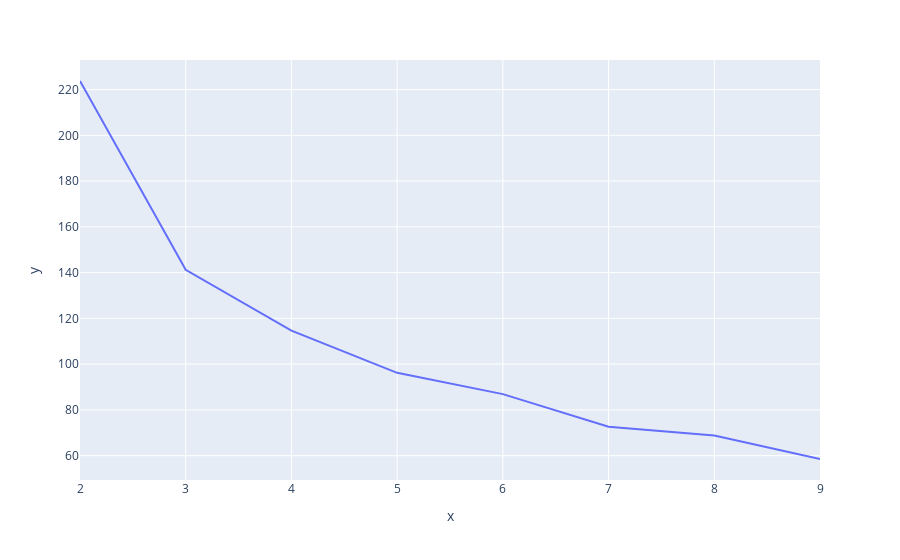

The notebook cell this image was saved under:
### Code cell
px.line(x=[i for i in range(2,10)], y=wcss)

### Figure 1 — Plotly figure (JSON) as saved in the notebook; plotly's stock layout.template omitted (floating-point values rounded to 4 significant figures)
{"data": [{"hovertemplate": "x=%{x}<br>y=%{y}<extra></extra>", "legendgroup": "", "line": {"color": "#636efa", "dash": "solid"}, "marker": {"symbol": "circle"}, "mode": "lines", "name": "", "orientation": "v", "showlegend": false, "type": "scatter", "x": [2, 3, 4, 5, 6, 7, 8, 9], "xaxis": "x", "y": [223.7, 141.2, 114.6, 96.19, 86.91, 72.62, 68.77, 58.54], "yaxis": "y"}], "layout": {"legend": {"tracegroupgap": 0}, "margin": {"t": 60}, "xaxis": {"anchor": "y", "domain": [0, 1], "title": {"text": "x"}}, "yaxis": {"anchor": "x", "domain": [0, 1], "title": {"text": "y"}}}}
